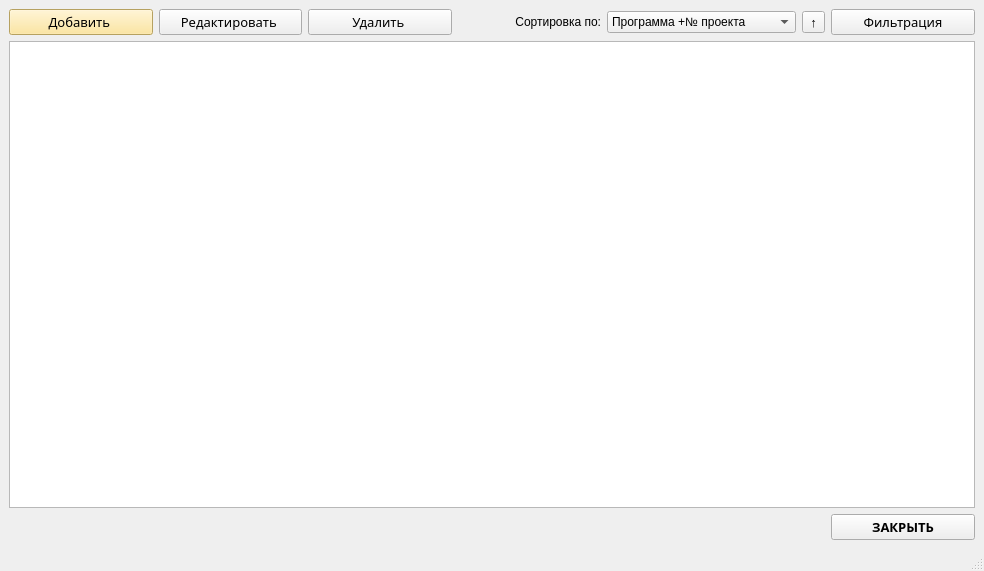
<?xml version="1.0" encoding="UTF-8"?>
<ui version="4.0">
 <class>MainWindow</class>
 <widget class="QMainWindow" name="MainWindow">
  <property name="windowModality">
   <enum>Qt::ApplicationModal</enum>
  </property>
  <property name="geometry">
   <rect>
    <x>0</x>
    <y>0</y>
    <width>984</width>
    <height>571</height>
   </rect>
  </property>
  <property name="windowTitle">
   <string>MainWindow</string>
  </property>
  <widget class="QWidget" name="centralwidget">
   <layout class="QGridLayout" name="gridLayout">
    <item row="0" column="3">
     <widget class="QLabel" name="label">
      <property name="text">
       <string>Сортировка по:</string>
      </property>
      <property name="alignment">
       <set>Qt::AlignRight|Qt::AlignTrailing|Qt::AlignVCenter</set>
      </property>
     </widget>
    </item>
    <item row="0" column="4">
     <widget class="QComboBox" name="sortbox">
      <property name="currentText">
       <string>Программа +№ проекта</string>
      </property>
      <item>
       <property name="text">
        <string>Программа +№ проекта</string>
       </property>
      </item>
      <item>
       <property name="text">
        <string>Название вуза</string>
       </property>
      </item>
      <item>
       <property name="text">
        <string>Плановое финансирование</string>
       </property>
      </item>
     </widget>
    </item>
    <item row="0" column="6">
     <widget class="QPushButton" name="filterbtn">
      <property name="font">
       <font>
        <family>Trebuchet MS</family>
        <pointsize>10</pointsize>
       </font>
      </property>
      <property name="text">
       <string>Фильтрация</string>
      </property>
     </widget>
    </item>
    <item row="2" column="0" colspan="7">
     <widget class="QTableWidget" name="tableWidget">
      <property name="enabled">
       <bool>true</bool>
      </property>
      <property name="font">
       <font>
        <weight>50</weight>
        <bold>false</bold>
       </font>
      </property>
      <property name="focusPolicy">
       <enum>Qt::ClickFocus</enum>
      </property>
     </widget>
    </item>
    <item row="0" column="2">
     <widget class="QPushButton" name="deletebtn">
      <property name="font">
       <font>
        <family>Trebuchet MS</family>
        <pointsize>10</pointsize>
       </font>
      </property>
      <property name="text">
       <string>Удалить </string>
      </property>
     </widget>
    </item>
    <item row="3" column="6">
     <widget class="QPushButton" name="pushButton_4">
      <property name="font">
       <font>
        <family>Perpetua Titling MT</family>
        <pointsize>10</pointsize>
        <weight>75</weight>
        <bold>true</bold>
       </font>
      </property>
      <property name="text">
       <string>ЗАКРЫТЬ</string>
      </property>
     </widget>
    </item>
    <item row="0" column="1">
     <widget class="QPushButton" name="editbtn">
      <property name="font">
       <font>
        <family>Trebuchet MS</family>
        <pointsize>10</pointsize>
        <weight>50</weight>
        <bold>false</bold>
       </font>
      </property>
      <property name="text">
       <string>Редактировать </string>
      </property>
     </widget>
    </item>
    <item row="0" column="0">
     <widget class="QPushButton" name="addbtn">
      <property name="palette">
       <palette>
        <active>
         <colorrole role="WindowText">
          <brush brushstyle="SolidPattern">
           <color alpha="255">
            <red>0</red>
            <green>0</green>
            <blue>0</blue>
           </color>
          </brush>
         </colorrole>
         <colorrole role="Button">
          <brush brushstyle="SolidPattern">
           <color alpha="255">
            <red>255</red>
            <green>225</green>
            <blue>135</blue>
           </color>
          </brush>
         </colorrole>
         <colorrole role="Light">
          <brush brushstyle="SolidPattern">
           <color alpha="255">
            <red>255</red>
            <green>255</green>
            <blue>255</blue>
           </color>
          </brush>
         </colorrole>
         <colorrole role="Midlight">
          <brush brushstyle="SolidPattern">
           <color alpha="255">
            <red>255</red>
            <green>240</green>
            <blue>195</blue>
           </color>
          </brush>
         </colorrole>
         <colorrole role="Dark">
          <brush brushstyle="SolidPattern">
           <color alpha="255">
            <red>127</red>
            <green>112</green>
            <blue>67</blue>
           </color>
          </brush>
         </colorrole>
         <colorrole role="Mid">
          <brush brushstyle="SolidPattern">
           <color alpha="255">
            <red>170</red>
            <green>150</green>
            <blue>90</blue>
           </color>
          </brush>
         </colorrole>
         <colorrole role="Text">
          <brush brushstyle="SolidPattern">
           <color alpha="255">
            <red>0</red>
            <green>0</green>
            <blue>0</blue>
           </color>
          </brush>
         </colorrole>
         <colorrole role="BrightText">
          <brush brushstyle="SolidPattern">
           <color alpha="255">
            <red>255</red>
            <green>255</green>
            <blue>255</blue>
           </color>
          </brush>
         </colorrole>
         <colorrole role="ButtonText">
          <brush brushstyle="SolidPattern">
           <color alpha="255">
            <red>0</red>
            <green>0</green>
            <blue>0</blue>
           </color>
          </brush>
         </colorrole>
         <colorrole role="Base">
          <brush brushstyle="SolidPattern">
           <color alpha="255">
            <red>255</red>
            <green>255</green>
            <blue>255</blue>
           </color>
          </brush>
         </colorrole>
         <colorrole role="Window">
          <brush brushstyle="SolidPattern">
           <color alpha="255">
            <red>255</red>
            <green>225</green>
            <blue>135</blue>
           </color>
          </brush>
         </colorrole>
         <colorrole role="Shadow">
          <brush brushstyle="SolidPattern">
           <color alpha="255">
            <red>0</red>
            <green>0</green>
            <blue>0</blue>
           </color>
          </brush>
         </colorrole>
         <colorrole role="AlternateBase">
          <brush brushstyle="SolidPattern">
           <color alpha="255">
            <red>255</red>
            <green>240</green>
            <blue>195</blue>
           </color>
          </brush>
         </colorrole>
         <colorrole role="ToolTipBase">
          <brush brushstyle="SolidPattern">
           <color alpha="255">
            <red>255</red>
            <green>255</green>
            <blue>220</blue>
           </color>
          </brush>
         </colorrole>
         <colorrole role="ToolTipText">
          <brush brushstyle="SolidPattern">
           <color alpha="255">
            <red>0</red>
            <green>0</green>
            <blue>0</blue>
           </color>
          </brush>
         </colorrole>
        </active>
        <inactive>
         <colorrole role="WindowText">
          <brush brushstyle="SolidPattern">
           <color alpha="255">
            <red>0</red>
            <green>0</green>
            <blue>0</blue>
           </color>
          </brush>
         </colorrole>
         <colorrole role="Button">
          <brush brushstyle="SolidPattern">
           <color alpha="255">
            <red>255</red>
            <green>225</green>
            <blue>135</blue>
           </color>
          </brush>
         </colorrole>
         <colorrole role="Light">
          <brush brushstyle="SolidPattern">
           <color alpha="255">
            <red>255</red>
            <green>255</green>
            <blue>255</blue>
           </color>
          </brush>
         </colorrole>
         <colorrole role="Midlight">
          <brush brushstyle="SolidPattern">
           <color alpha="255">
            <red>255</red>
            <green>240</green>
            <blue>195</blue>
           </color>
          </brush>
         </colorrole>
         <colorrole role="Dark">
          <brush brushstyle="SolidPattern">
           <color alpha="255">
            <red>127</red>
            <green>112</green>
            <blue>67</blue>
           </color>
          </brush>
         </colorrole>
         <colorrole role="Mid">
          <brush brushstyle="SolidPattern">
           <color alpha="255">
            <red>170</red>
            <green>150</green>
            <blue>90</blue>
           </color>
          </brush>
         </colorrole>
         <colorrole role="Text">
          <brush brushstyle="SolidPattern">
           <color alpha="255">
            <red>0</red>
            <green>0</green>
            <blue>0</blue>
           </color>
          </brush>
         </colorrole>
         <colorrole role="BrightText">
          <brush brushstyle="SolidPattern">
           <color alpha="255">
            <red>255</red>
            <green>255</green>
            <blue>255</blue>
           </color>
          </brush>
         </colorrole>
         <colorrole role="ButtonText">
          <brush brushstyle="SolidPattern">
           <color alpha="255">
            <red>0</red>
            <green>0</green>
            <blue>0</blue>
           </color>
          </brush>
         </colorrole>
         <colorrole role="Base">
          <brush brushstyle="SolidPattern">
           <color alpha="255">
            <red>255</red>
            <green>255</green>
            <blue>255</blue>
           </color>
          </brush>
         </colorrole>
         <colorrole role="Window">
          <brush brushstyle="SolidPattern">
           <color alpha="255">
            <red>255</red>
            <green>225</green>
            <blue>135</blue>
           </color>
          </brush>
         </colorrole>
         <colorrole role="Shadow">
          <brush brushstyle="SolidPattern">
           <color alpha="255">
            <red>0</red>
            <green>0</green>
            <blue>0</blue>
           </color>
          </brush>
         </colorrole>
         <colorrole role="AlternateBase">
          <brush brushstyle="SolidPattern">
           <color alpha="255">
            <red>255</red>
            <green>240</green>
            <blue>195</blue>
           </color>
          </brush>
         </colorrole>
         <colorrole role="ToolTipBase">
          <brush brushstyle="SolidPattern">
           <color alpha="255">
            <red>255</red>
            <green>255</green>
            <blue>220</blue>
           </color>
          </brush>
         </colorrole>
         <colorrole role="ToolTipText">
          <brush brushstyle="SolidPattern">
           <color alpha="255">
            <red>0</red>
            <green>0</green>
            <blue>0</blue>
           </color>
          </brush>
         </colorrole>
        </inactive>
        <disabled>
         <colorrole role="WindowText">
          <brush brushstyle="SolidPattern">
           <color alpha="255">
            <red>127</red>
            <green>112</green>
            <blue>67</blue>
           </color>
          </brush>
         </colorrole>
         <colorrole role="Button">
          <brush brushstyle="SolidPattern">
           <color alpha="255">
            <red>255</red>
            <green>225</green>
            <blue>135</blue>
           </color>
          </brush>
         </colorrole>
         <colorrole role="Light">
          <brush brushstyle="SolidPattern">
           <color alpha="255">
            <red>255</red>
            <green>255</green>
            <blue>255</blue>
           </color>
          </brush>
         </colorrole>
         <colorrole role="Midlight">
          <brush brushstyle="SolidPattern">
           <color alpha="255">
            <red>255</red>
            <green>240</green>
            <blue>195</blue>
           </color>
          </brush>
         </colorrole>
         <colorrole role="Dark">
          <brush brushstyle="SolidPattern">
           <color alpha="255">
            <red>127</red>
            <green>112</green>
            <blue>67</blue>
           </color>
          </brush>
         </colorrole>
         <colorrole role="Mid">
          <brush brushstyle="SolidPattern">
           <color alpha="255">
            <red>170</red>
            <green>150</green>
            <blue>90</blue>
           </color>
          </brush>
         </colorrole>
         <colorrole role="Text">
          <brush brushstyle="SolidPattern">
           <color alpha="255">
            <red>127</red>
            <green>112</green>
            <blue>67</blue>
           </color>
          </brush>
         </colorrole>
         <colorrole role="BrightText">
          <brush brushstyle="SolidPattern">
           <color alpha="255">
            <red>255</red>
            <green>255</green>
            <blue>255</blue>
           </color>
          </brush>
         </colorrole>
         <colorrole role="ButtonText">
          <brush brushstyle="SolidPattern">
           <color alpha="255">
            <red>127</red>
            <green>112</green>
            <blue>67</blue>
           </color>
          </brush>
         </colorrole>
         <colorrole role="Base">
          <brush brushstyle="SolidPattern">
           <color alpha="255">
            <red>255</red>
            <green>225</green>
            <blue>135</blue>
           </color>
          </brush>
         </colorrole>
         <colorrole role="Window">
          <brush brushstyle="SolidPattern">
           <color alpha="255">
            <red>255</red>
            <green>225</green>
            <blue>135</blue>
           </color>
          </brush>
         </colorrole>
         <colorrole role="Shadow">
          <brush brushstyle="SolidPattern">
           <color alpha="255">
            <red>0</red>
            <green>0</green>
            <blue>0</blue>
           </color>
          </brush>
         </colorrole>
         <colorrole role="AlternateBase">
          <brush brushstyle="SolidPattern">
           <color alpha="255">
            <red>255</red>
            <green>225</green>
            <blue>135</blue>
           </color>
          </brush>
         </colorrole>
         <colorrole role="ToolTipBase">
          <brush brushstyle="SolidPattern">
           <color alpha="255">
            <red>255</red>
            <green>255</green>
            <blue>220</blue>
           </color>
          </brush>
         </colorrole>
         <colorrole role="ToolTipText">
          <brush brushstyle="SolidPattern">
           <color alpha="255">
            <red>0</red>
            <green>0</green>
            <blue>0</blue>
           </color>
          </brush>
         </colorrole>
        </disabled>
       </palette>
      </property>
      <property name="font">
       <font>
        <family>Trebuchet MS</family>
        <pointsize>10</pointsize>
       </font>
      </property>
      <property name="text">
       <string>Добавить </string>
      </property>
     </widget>
    </item>
    <item row="0" column="5">
     <widget class="QToolButton" name="sortbtn">
      <property name="font">
       <font>
        <pointsize>10</pointsize>
       </font>
      </property>
      <property name="text">
       <string>↑</string>
      </property>
     </widget>
    </item>
   </layout>
  </widget>
  <widget class="QMenuBar" name="menubar">
   <property name="geometry">
    <rect>
     <x>0</x>
     <y>0</y>
     <width>984</width>
     <height>21</height>
    </rect>
   </property>
  </widget>
  <widget class="QStatusBar" name="statusbar"/>
 </widget>
 <resources/>
 <connections>
  <connection>
   <sender>pushButton_4</sender>
   <signal>clicked()</signal>
   <receiver>MainWindow</receiver>
   <slot>close()</slot>
   <hints>
    <hint type="sourcelabel">
     <x>833</x>
     <y>512</y>
    </hint>
    <hint type="destinationlabel">
     <x>743</x>
     <y>520</y>
    </hint>
   </hints>
  </connection>
 </connections>
</ui>
